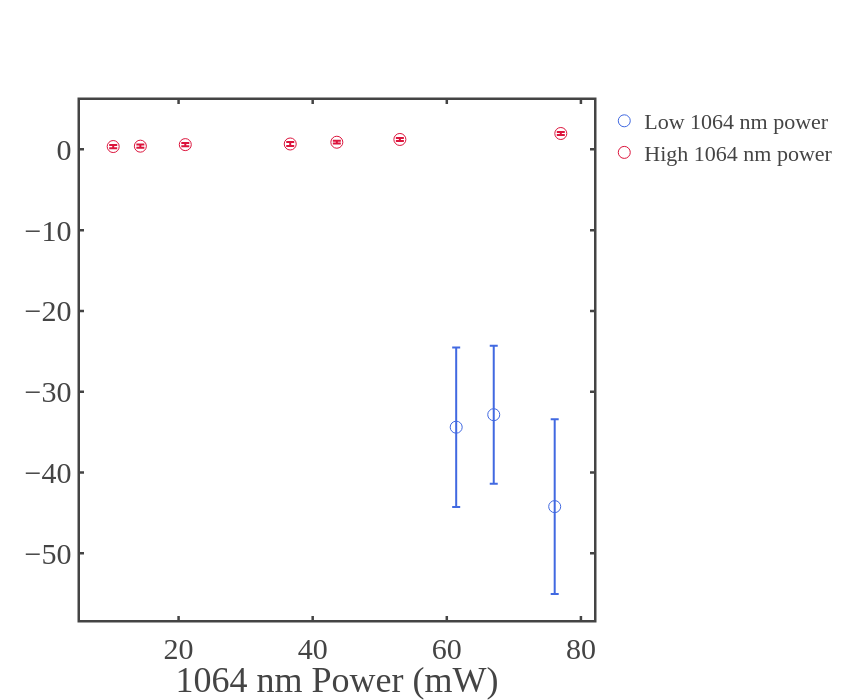

The cell this chart's notebook holds for it:
### Code cell
import pandas as pd
import plotly.graph_objects as go

# ============================================================
# --- Paths to CSV files ---
# ============================================================
lowP_1064_csv = r"D:\Atanu\Atanu_Github\NaBiF4_PL_analysis\NaBiF4_PL_analysis\datas\Oct\7th Oct NaBiF4\face on\good datas\csv_plot_data_lowP\fig1_lowP_signal_vs_1064nm.csv"

highP_1064_csv = r"D:\Atanu\Atanu_Github\NaBiF4_PL_analysis\NaBiF4_PL_analysis\datas\Oct\2nd Oct NaBiF4\Percentage Modulation\csv_plot_data\fig1_signal_vs_1064nm.csv"

# ============================================================
# --- Load data ---
# ============================================================
df_low_1064  = pd.read_csv(lowP_1064_csv)
df_high_1064 = pd.read_csv(highP_1064_csv)

# Expected columns:
# P1064_mW, Signal_percent, Signal_std_percent

# ============================================================
# --- Plot ---
# ============================================================
fig = go.Figure()

# Low-power dataset
fig.add_trace(go.Scatter(
    x=df_low_1064["P1064_mW"],
    y=df_low_1064["Signal_percent"],
    error_y=dict(
        type="data",
        array=df_low_1064["Signal_std_percent"],
        visible=True
    ),
    mode="markers",
    marker=dict(
        size=12,
        color="royalblue",
        symbol="circle-open"   # open circles (optional but nice)
    ),
    name="Low 1064 nm power"
))

# High-power dataset
fig.add_trace(go.Scatter(
    x=df_high_1064["P1064_mW"],
    y=df_high_1064["Signal_percent"],
    error_y=dict(
        type="data",
        array=df_high_1064["Signal_std_percent"],
        visible=True
    ),
    mode="markers",
    marker=dict(
        size=12,
        color="crimson",
        symbol="circle-open"
    ),
    name="High 1064 nm power"
))

# ============================================================
# --- Layout ---
# ============================================================
fig.update_layout(
    template=fig_template,
    xaxis_title="1064 nm Power (mW)",
    # yaxis_title="Signal (%)",
    width=850,
    height=700,
    legend=dict(
        font=dict(size=22),
        borderwidth=0
    )
)

fig.show()

### Figure 1 — Plotly figure (JSON) as saved in the notebook; plotly's stock layout.template omitted (floating-point values rounded to 4 significant figures)
{"data": [{"error_y": {"array": [9.874, 8.549, 10.81], "type": "data", "visible": true}, "marker": {"color": "royalblue", "size": 12, "symbol": "circle-open"}, "mode": "markers", "name": "Low 1064 nm power", "type": "scatter", "x": [61.4, 67.0, 76.09], "y": [-34.39, -32.84, -44.22]}, {"error_y": {"array": [0.2001, 0.2048, 0.1903, 0.2374, 0.1677, 0.1935, 0.1851], "type": "data", "visible": true}, "marker": {"color": "crimson", "size": 12, "symbol": "circle-open"}, "mode": "markers", "name": "High 1064 nm power", "type": "scatter", "x": [10.25, 14.3, 21.0, 36.65, 43.6, 53.0, 77.0], "y": [0.3491, 0.396, 0.5867, 0.664, 0.8827, 1.225, 1.963]}], "layout": {"height": 700, "legend": {"borderwidth": 0, "font": {"size": 22}}, "width": 850, "xaxis": {"title": {"text": "1064 nm Power (mW)"}}}}
